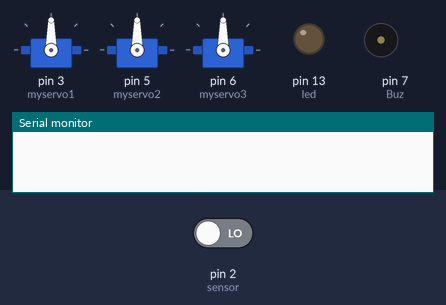
The sketch below on a simulated Arduino Uno, built with avr-gcc and run on an emulated ATmega328P. On the bench: 3 × servo, output pins drawn as LEDs (lit = HIGH), buzzer (waves = sounding, pin HIGH), the last lines printed to the serial monitor. The test bench sets the inputs (shaded band); at power-on: pin 2 (sensor) LOW.

Above: at 1.2 s.
1.3 s: pin 2 (sensor) driven HIGH
At 1.45 s:
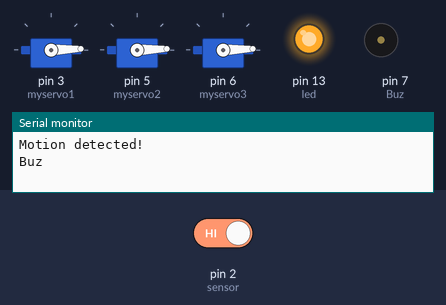
At 2.07 s:
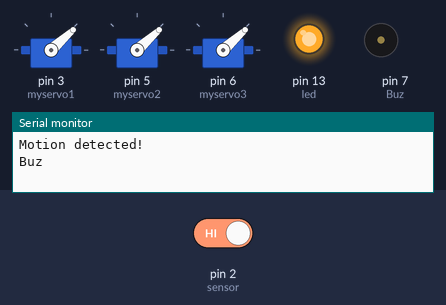
Timing chart, 0 to 10.3 s (numbered marks = the images above; inputs shaded):
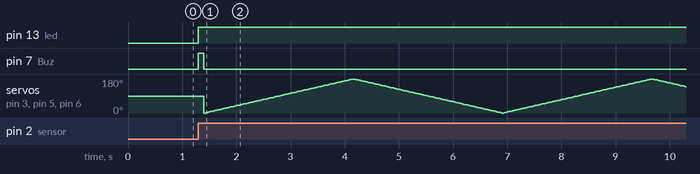

The sketch:

Scarecrow_Movement_according_to_PIR_Sensor.ino
```cpp
#include <Servo.h>

Servo myservo1;
Servo myservo2;
Servo myservo3;

int led = 13;                // the pin that the LED is atteched to.
int Buz=7;
int sensor = 2;              // the pin that the sensor is atteched to.
int state = LOW;             // by default, no motion detected.
int val = 0;                 // variable to store the sensor status (value).
int k;
int pos1 = 0;    // variable to store the servo position

void setup()
{
   myservo1.attach(3);  // attaches the servo on pin 9 to the servo object
   myservo2.attach(5);
    myservo3.attach(6);
  pinMode(Buz, OUTPUT);      // initalize LED as an output.
   pinMode(led, OUTPUT);
  pinMode(sensor, INPUT);    // initialize sensor as an input.
  Serial.begin(9600);        // initialize serial.
}

void loop()
{
  val = digitalRead(sensor);   // read sensor value.
  if (val == HIGH)
  {           // check if the sensor is HIGH.

   // delay(1000);                // delay 1 second.
    if (state == LOW)
    {
            Serial.println("Motion detected!");
            digitalWrite(led, HIGH );   // turn LED ON.
              // turn LED ON.
            Serial.print("Buz");
            digitalWrite(Buz,1 );
            delay(100);
            digitalWrite(Buz, 0 );   // turn LED ON.


      for(k=0;k<6;k++)
      {
        for (pos1 = 0; pos1 <= 180; pos1 += 1)
 {
    myservo1.write(pos1);
    myservo2.write(pos1);
    myservo3.write(pos1);
    delay(15);
  }
  for (pos1 = 180; pos1 >= 0; pos1 -= 1)
  { // goes from 180 degrees to 0 degrees
    myservo1.write(pos1);              // tell servo to go to position in variable 'pos'
    myservo2.write(pos1);
    myservo3.write(pos1);
    delay(15);                       // waits 15ms for the servo to reach the position
  }

        }
      state = HIGH;       // update variable state to HIGH.
    }
  }
  else
   {
      //delay(1000);             // delay 2 second.
      if (state == HIGH)
      {
//         myservo1.write(0);              // tell servo to go to position in variable 'pos'
//         myservo2.write(0);
//         myservo3.write(0);
        Serial.println("Motion stopped!");
              digitalWrite(led, LOW); // turn LED OFF.

        state = LOW;       // update variable state to LOW
      }
  }
}
```
